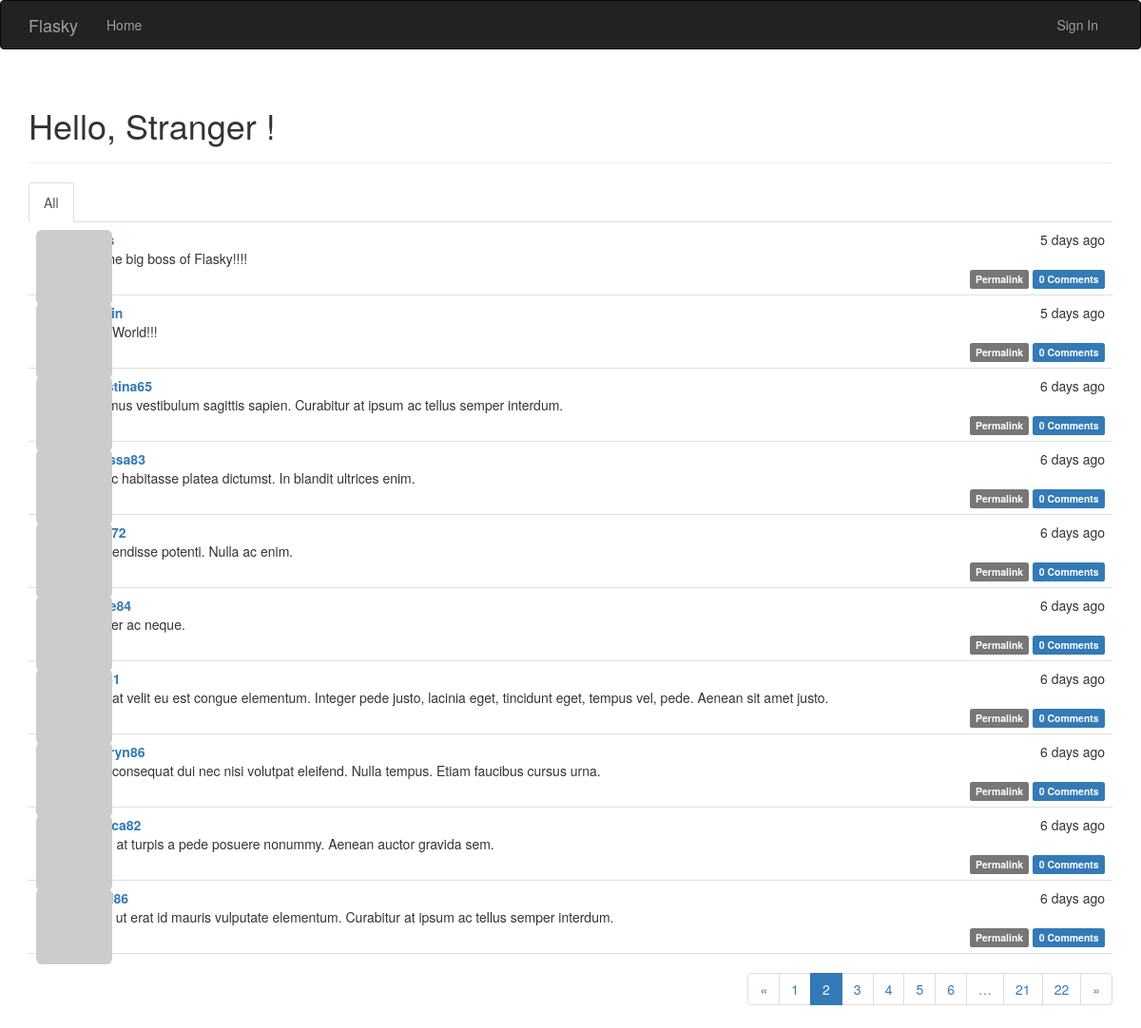
Screenshot of /?page=2 with the database file from the repository.
### app/models.py (models this page shows, shortened)
class Post(db.Model):
    __tablename__ = "posts"
    id = db.Column(db.Integer, primary_key=True)
    body = db.Column(db.Text)
    timestamp = db.Column(db.DateTime, index=True, default=datetime.utcnow)
    author_id = db.Column(db.Integer, db.ForeignKey("users.id"))
    body_html = db.Column(db.Text)
    comments = db.relationship("Comment", backref="post", lazy="dynamic")

class User(UserMixin, db.Model):
    __tablename__ = "users"
    id = db.Column(db.Integer, primary_key=True)
    email = db.Column(db.String(64), unique=True, index=True)
    username = db.Column(db.String(64), unique=True, index=True)
    role_id = db.Column(db.Integer, db.ForeignKey("roles.id"))
    password_hash = db.Column(db.String(128))
    confirmed = db.Column(db.Boolean, default=False)
    new_email = db.Column(db.String(64), index=True)
    name = db.Column(db.String(64))
    location = db.Column(db.String(64))
    about_me = db.Column(db.Text())
    member_since = db.Column(db.DateTime(), default=datetime.utcnow)
    last_seen = db.Column(db.DateTime(), default=datetime.utcnow)
    avatar_hash = db.Column(db.String(32))
    posts = db.relationship("Post", backref="author", lazy="dynamic")
    followed = db.relationship("Follow", foreign_keys=[Follow.follower_id],
                               backref=db.backref("follower", lazy="joined"),
                               lazy="dynamic",
                               cascade="all,delete-orphan")
    followers = db.relationship("Follow", foreign_keys=[Follow.followed_id],
                                backref=db.backref("followed", lazy="joined"),
                                lazy="dynamic",
                                cascade="all,delete-orphan")
    comments = db.relationship("Comment", backref="author", lazy="dynamic")
    @property
    def password(self):
        raise AttributeError("password is not a readable attribute")
    def gravatar(self, size=100, default="retro", rating="g"):
        if request.is_secure:
            url = "https://secure.gravatar.com/avatar"
        else:
            url = "http://www.gravatar.com/avatar"
        hash = self.avatar_hash or hashlib.md5(self.email.encode("utf-8")).hexdigest()
        return '{url}/{hash}?s={size}&d={default}&r={rating}'.format(url=url, hash=hash,
                                                                     size=size, default=default,
                                                                     rating=rating)

### app/main/views.py (the view)
@main.route("/", methods=["GET", "POST"])
def index():
    form = PostForm()
    if current_user.can(Permission.WRITE_ARTICLES) and form.validate_on_submit():
        post = Post(body=form.body.data, author=current_user._get_current_object())
        db.session.add(post)
        return redirect(url_for("main.index"))
    page = request.args.get("page", 1, type=int)
    show_followed = False
    if current_user.is_authenticated:
        show_followed = bool(request.cookies.get("show_followed", ""))
    if show_followed:
        query = current_user.followed_posts
    else:
        query = Post.query
    pagination = query.order_by(Post.timestamp.desc()).paginate(page, per_page=current_app.config[
        "FLASKY_POSTS_PER_PAGE"], error_out=False)
    posts = pagination.items
    return render_template("index.html", form=form, posts=posts, show_followed=show_followed, pagination=pagination)

### app/auth/views.py (called while the page is built)
@auth.before_app_request
def before_request():
    if current_user.is_authenticated:
        current_user.ping()
        if not current_user.confirmed \
                and request.endpoint[:5] != "auth." \
                and request.endpoint != "static":
            return redirect(url_for("auth.unconfirmed"))

### app/main/__init__.py (called while the page is built)
@main.app_context_processor
def inject_permissions():
    return dict(Permission=Permission)

### app/models.py (called while the page is built)
    def can(self, permissions):
        return False

    def is_administrator(self):
        return False

### app/templates/index.html (shortened to what this page needs)
{% extends "base.html" %}
{% import "bootstrap/wtf.html" as wtf %}
{% import "_macros.html" as macros %}
{% block page_content %}
    <div class="page-header">
        <h1>Hello,
            {% if current_user.is_authenticated %}
                {{ current_user.username }}
            {% else %}
                Stranger
            {% endif %}!
        </h1>
    </div>
    <div class="post-tabs">
        <ul class="nav nav-tabs">
            <li{% if not show_followed %} class="active"{% endif %}>
                <a href="{{ url_for('main.show_all') }}">All</a>
            </li>
        </ul>
        {% include '_posts.html' %}
    </div>
    {% if pagination %}
        <div class="pagination">
            {{ macros.pagination_widget(pagination,"main.index") }}
        </div>
    {% endif %}
{% endblock %}

### app/templates/_posts.html (shortened to what this page needs)
<ul class="posts">
    {% for post in posts %}
        <li class="post">
            <div class="post-thumbnail">
                <a href="{{ url_for('main.user',username=post.author.username) }}">
                    <img class="img-rounded profile-thumbnail" src="{{ post.author.gravatar(size=40) }}"/>
                </a>
            </div>
            <div class="post-content">
                <div class="post-date">{{ moment(post.timestamp).fromNow() }}</div>
                <div class="post-author"><a
                        href="{{ url_for('main.user',username=post.author.username) }}">{{ post.author.username }}</a>
                </div>
                <div class="post-body">
                    {% if post.body_html %}
                        {{ post.body_html | safe }}
                    {% else %}
                        {{ post.body }}
                    {% endif %}
                </div>
                <div class="post-footer">
                    <a href="{{ url_for('main.post',id=post.id) }}">
                        <span class="label label-default">Permalink</span>
                    </a>
                    <a href="{{ url_for('main.post',id= post.id) }}#comments">
                        <span class="label label-primary">{{ post.comments.count() }} Comments</span>
                    </a>
                </div>
            </div>
        </li>
    {% endfor %}
</ul>

### app/static/styles.css (style rules this page uses)
.profile-thumbnail { position: absolute; }
div.post-tabs { margin-top: 16px; }
ul.posts { list-style-type: none; padding: 0px; margin: 16px 0px 0px 0px; border-top: 1px solid #e0e0e0; }
div.post-tabs ul.posts { margin: 0px; border-top: none; }
ul.posts li.post { padding: 8px; border-bottom: 1px solid #e0e0e0; }
div.post-date { float: right; }
div.post-author { font-weight: bold; }
div.post-thumbnail { position: absolute; }
div.post-content { margin-left: 48px; min-height: 48px; }
div.post-footer { text-align: right; }
div.pagination { width: 100%; text-align: right; padding: 0px; margin: 0px; }

### rows the page displays
Post: timestamp "5 days ago", body "I m the big boss of Flasky!!!!", comments.count "0"
Post: timestamp "5 days ago", body "HelloWorld!!!", comments.count "0"
Post: timestamp "6 days ago", author.username "christina65", body "Vivamus vestibulum sagittis sapien. Curabitur at ipsum ac tellus semper interdum.", comments.count "0"
Post: timestamp "6 days ago", author.username "melissa83", body "In hac habitasse platea dictumst. In blandit ultrices enim.", comments.count "0"
Post: timestamp "6 days ago", body "Suspendisse potenti. Nulla ac enim.", comments.count "0"
Post: timestamp "6 days ago", body "Integer ac neque.", comments.count "0"
Post: timestamp "6 days ago", body "Duis at velit eu est congue elementum. Integer pede justo, lacinia eget, tincidunt eget, tempus vel, pede. Aenean sit amet justo.", comments.count "0"
Post: timestamp "6 days ago", author.username "kathryn86", body "Duis consequat dui nec nisi volutpat eleifend. Nulla tempus. Etiam faucibus cursus urna.", comments.count "0"
Post: timestamp "6 days ago", body "Proin at turpis a pede posuere nonummy. Aenean auctor gravida sem.", comments.count "0"
Post: timestamp "6 days ago", body "Nulla ut erat id mauris vulputate elementum. Curabitur at ipsum ac tellus semper interdum.", comments.count "0"

### other values shown
{{ p }} "1" "3" "4" "5" "6" "21" "22"
{{ p }} "2"
